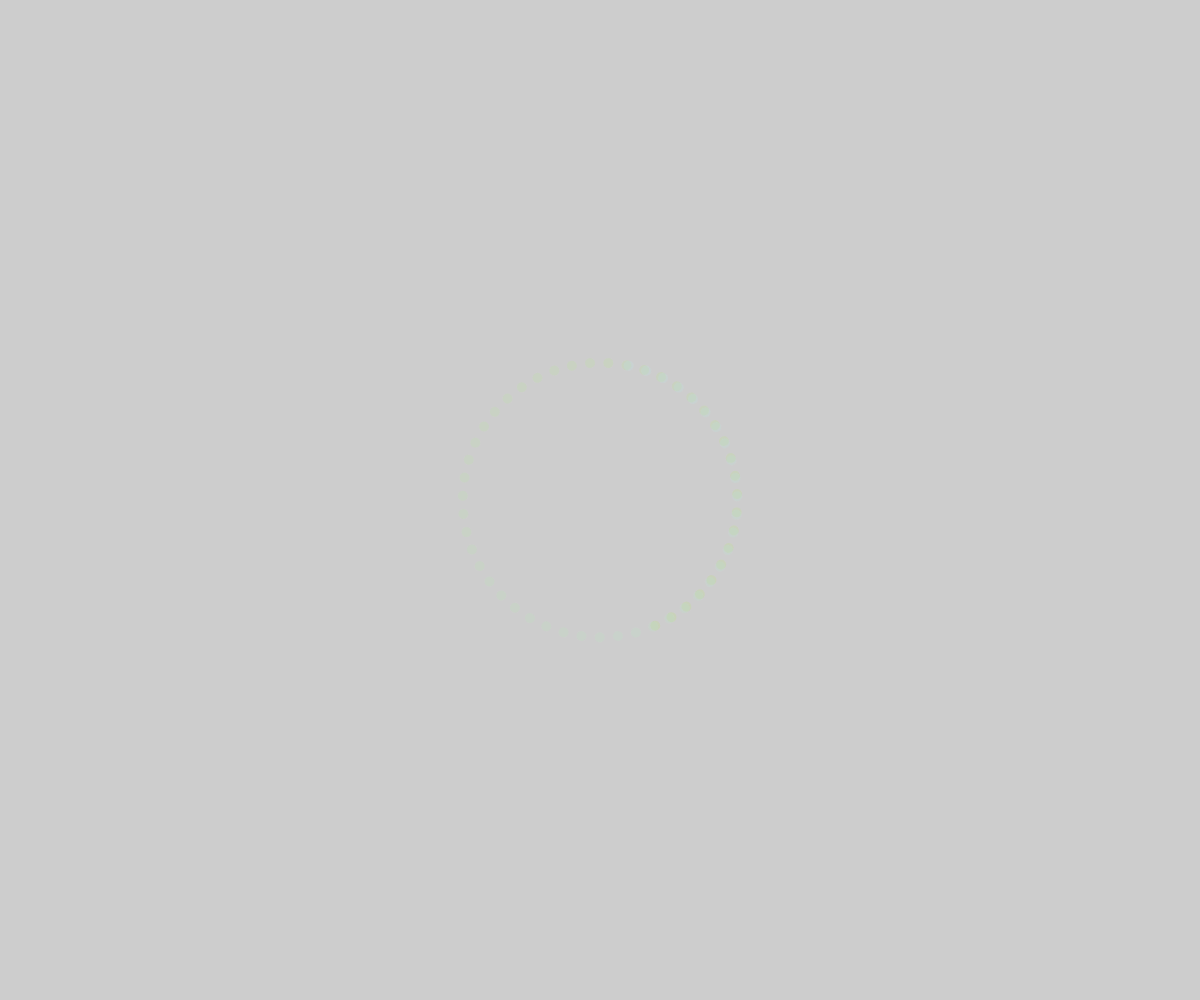
Frame 1 (no input)
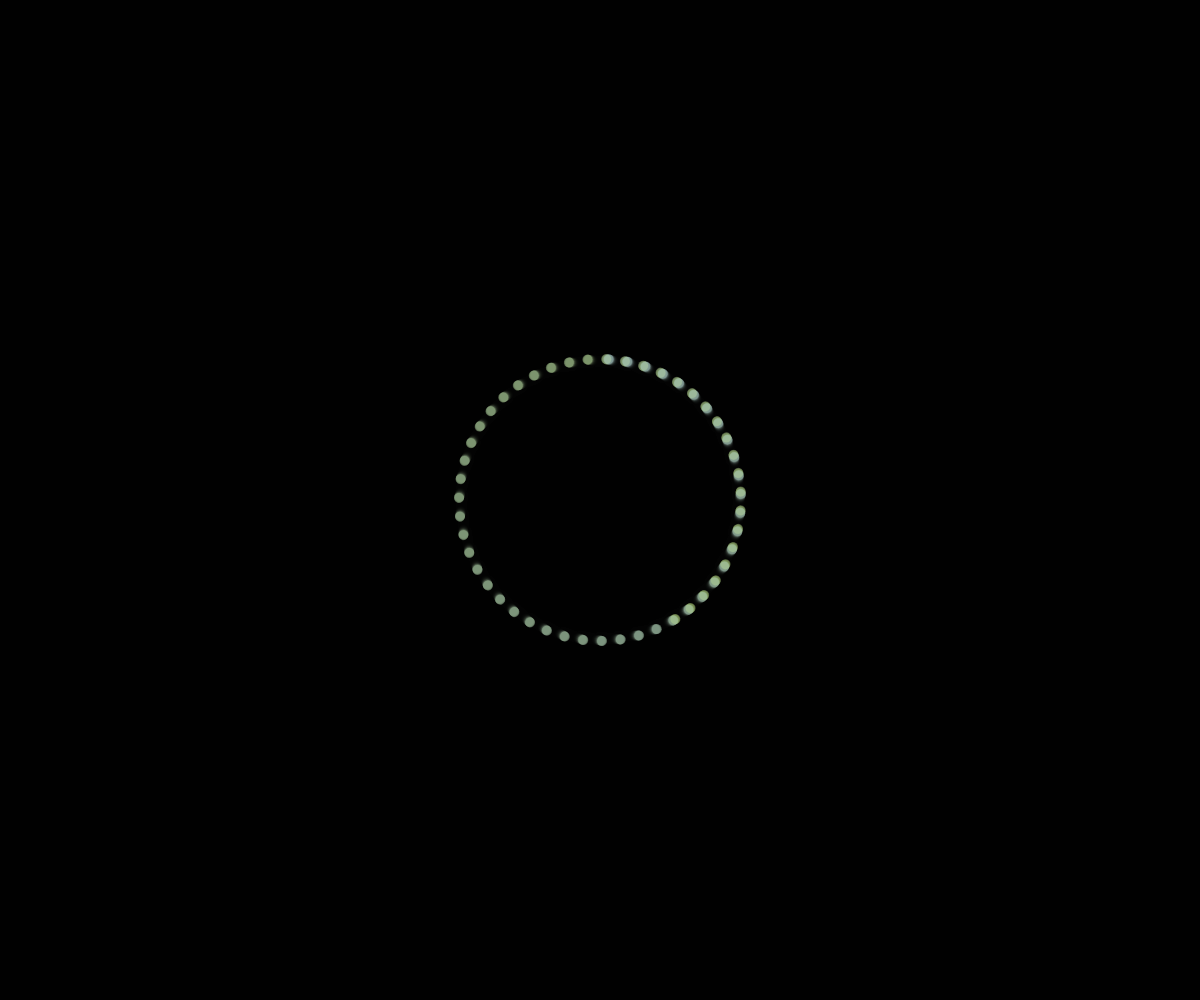
Frame 60 (no input)
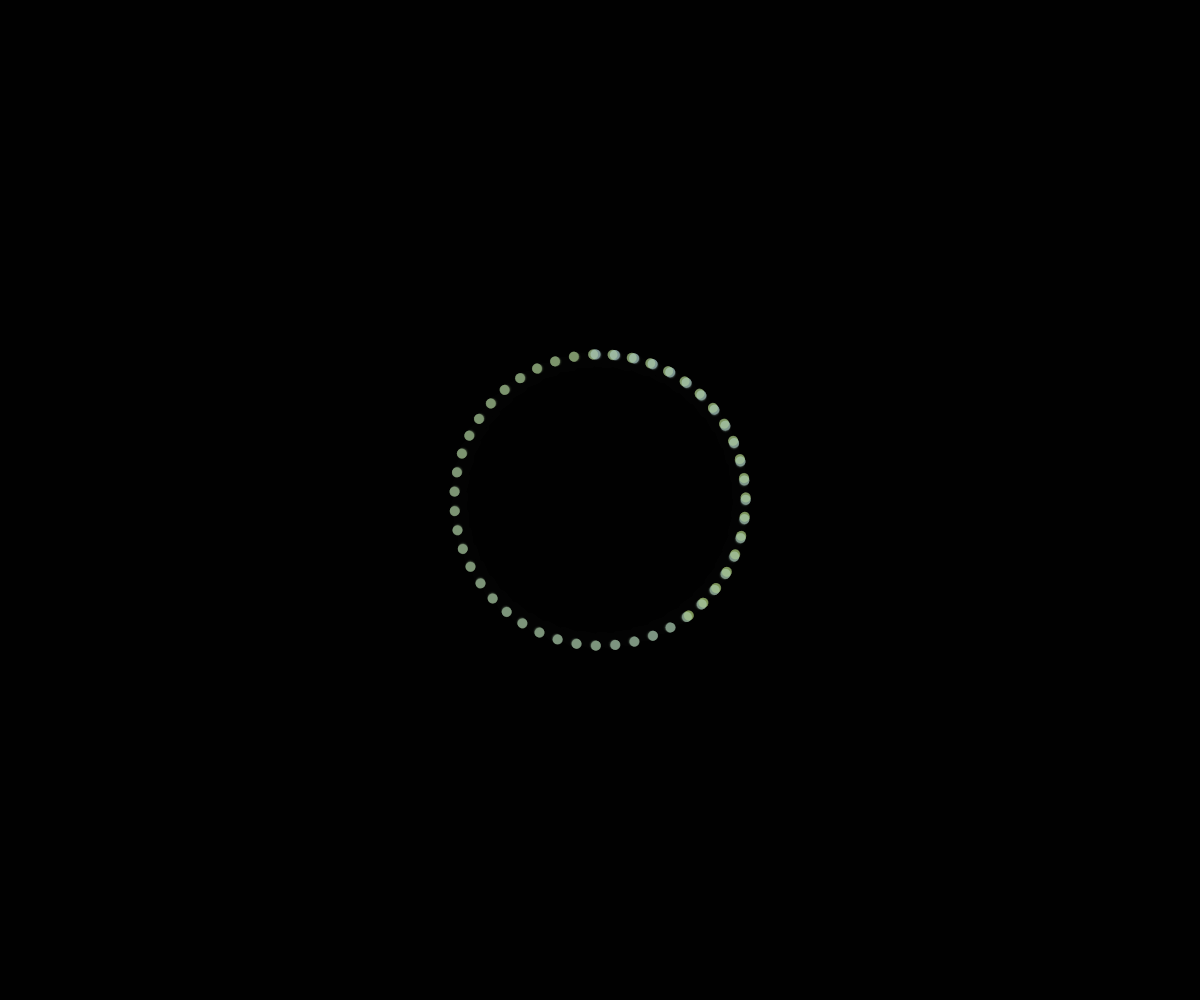
Frame 120 (the mouse pressed at the canvas centre since frame 60)

The p5.js sketch that drew these frames (run headless with seeded random() and noise() and a simulated clock; from frame 60 on, the mouse is pressed at the canvas centre):

// p5.js sketch
// ── sketch.js
let count = 6
let c;
function setup() {
  createCanvas(windowWidth, windowHeight);
  let c = color(255, 204, 0);
}

function draw() {
  background(0, 50);
  angleMode(RADIANS)
  let c = color(175, 100, 220);
  
  noStroke()
  let speed = map(sin(frameCount/100), -1, 1, 0, 1)
  let speedY = map(sin(frameCount/80), -10, 20, 10, 1)
 // let speedZ = map(cos(frameCount/150), 10, 10, 100, 1)
  translate(width/2, height/2)
  
  for(let i=-10; i < 1; i+= 1/count){
    rotate(-0.8/count);
    push()
    fill(190, 217+(speed*10), 215+(i*8), 70)
    translate(12*TWO_PI*speed, 3*TWO_PI*speedY)
    
    ellipse(0, 0, 10, 10, 30, 50/count, 50/count)
    pop()
  }
}
